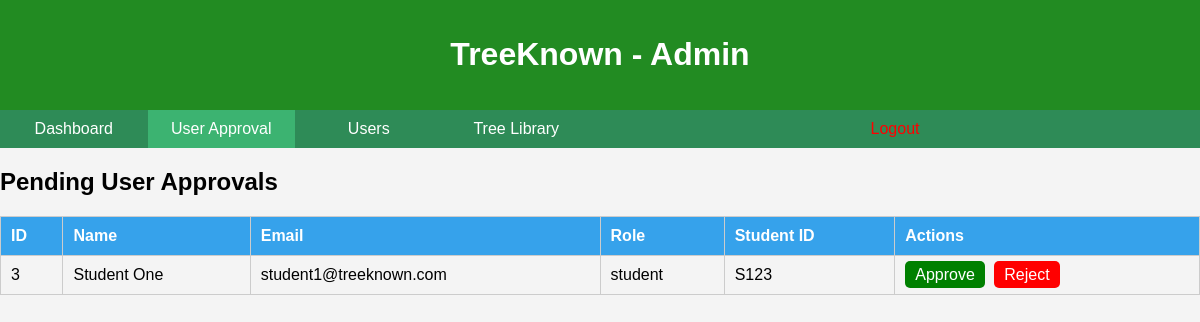
The app's page /Admin_Tabs/dashboard.php?tab=pending_users (signed in), older data.
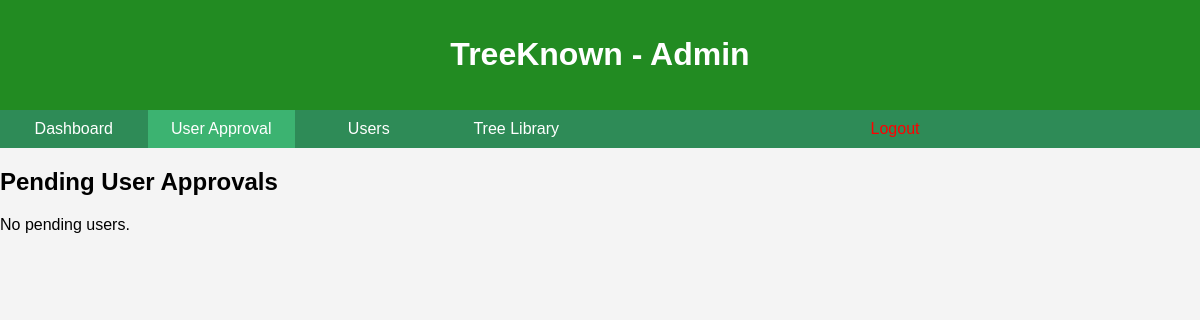
The same page, newer data.
### tables this page shows
CREATE TABLE USERS (
    user_id INT AUTO_INCREMENT PRIMARY KEY,
    name VARCHAR(100) NOT NULL,
    email VARCHAR(100) NOT NULL UNIQUE,
    password VARCHAR(255) NOT NULL,   
    role ENUM('admin','teacher','student') NOT NULL,
    student_id INT(20) NULL,       
    status ENUM('pending','approved','rejected') DEFAULT 'pending',   
    created_at TIMESTAMP DEFAULT CURRENT_TIMESTAMP
);

### Admin_Tabs/dashboard.php (the view, shortened to what this page needs)
<?php
include __DIR__ . '/../config/db.php';
$tab = isset($_GET['tab']) ? $_GET['tab'] : 'dashboard';
?>
<!DOCTYPE html>
<html>
<head>
</head>
<body>
<header>
    <h1>TreeKnown - Admin </h1>
</header>
<nav style="display:flex; align-items:center; background:#2E8B57;">
    <div style="display:flex; flex:1;">
        <a href="?tab=dashboard" class="<?= $tab=='dashboard'?'active':'' ?>">Dashboard</a>
        <a href="?tab=pending_users" class="<?= $tab=='pending_users'?'active':'' ?>">User Approval</a>
        <a href="?tab=users" class="<?= $tab=='users'?'active':'' ?>">Users</a>
        <a href="?tab=library" class="<?= $tab=='library'?'active':'' ?>">Tree Library</a>
    </div>
    <a href="../logout.php" style="color:red;">Logout</a>
</nav>
<div class="container">
<?php
switch($tab){
    case 'pending_users':
        $users = $conn->query("SELECT * FROM USERS WHERE status='pending' ORDER BY user_id DESC")->fetchAll(PDO::FETCH_ASSOC);
        echo "<h2>Pending User Approvals</h2>";
        if(count($users) == 0){
            echo "<p>No pending users.</p>";
        } else {
            echo "<table>
                    <tr>
                        <th>ID</th>
                        <th>Name</th>
                        <th>Email</th>
                        <th>Role</th>
                        <th>Student ID</th>
                        <th>Actions</th>
                    </tr>";
            foreach($users as $u){
                echo "<tr>
                        <td>{$u['user_id']}</td>
                        <td>{$u['name']}</td>
                        <td>{$u['email']}</td>
                        <td>{$u['role']}</td>
                        <td>{$u['student_id']}</td>
                        <td>
                            <a href='?tab=pending_users&action=approve&id={$u['user_id']}' class='action-btn approve'>Approve</a>
                            <a href='?tab=pending_users&action=reject&id={$u['user_id']}' class='action-btn reject'>Reject</a>
                        </td>
                     </tr>";
            }
            echo "</table>";
        }
        break;
}
?>
</div>
</body>
</html>

Row changes from the older to the newer data that the page shows:
no longer on this page (row edited): users: user_id "3", name "Student One", email "student1@treeknown.com", role "student", student "S123"
Text that changed along with them:
text no longer shown: "ID Name Email Role Student ID Actions"
text now shown: "No pending users."
